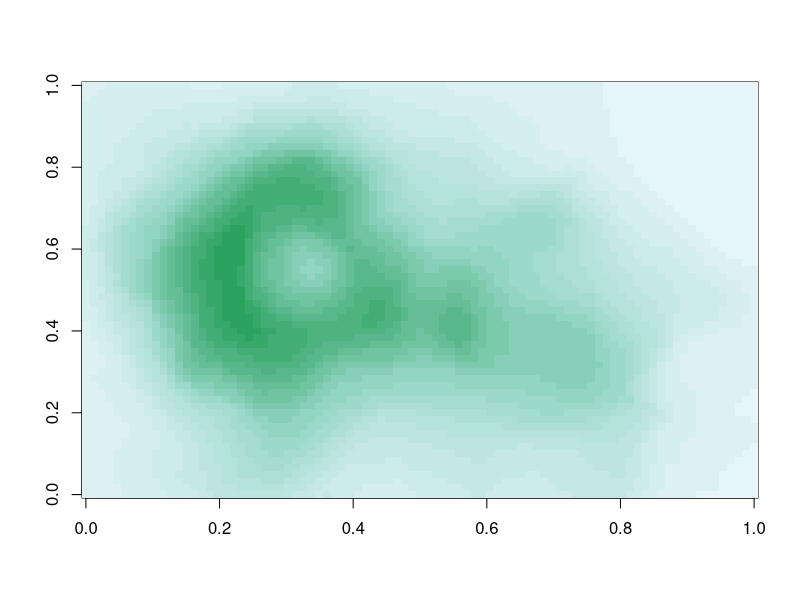
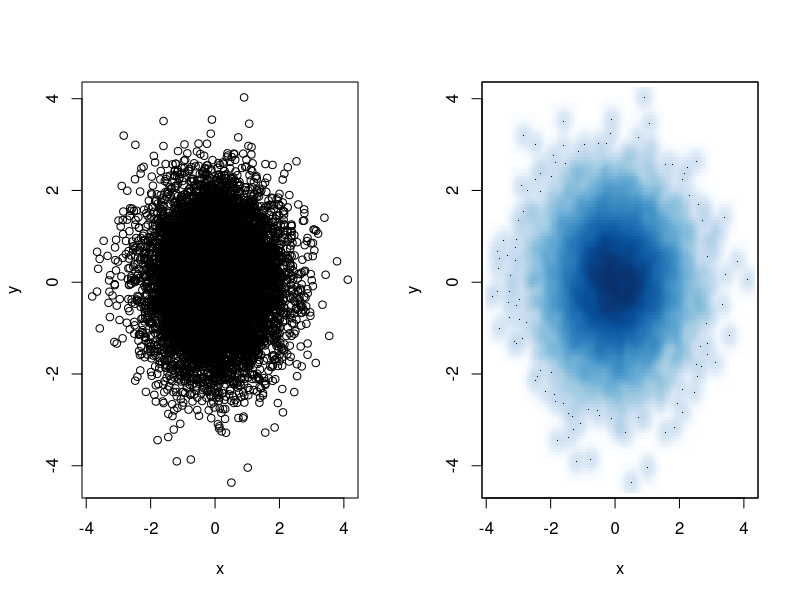
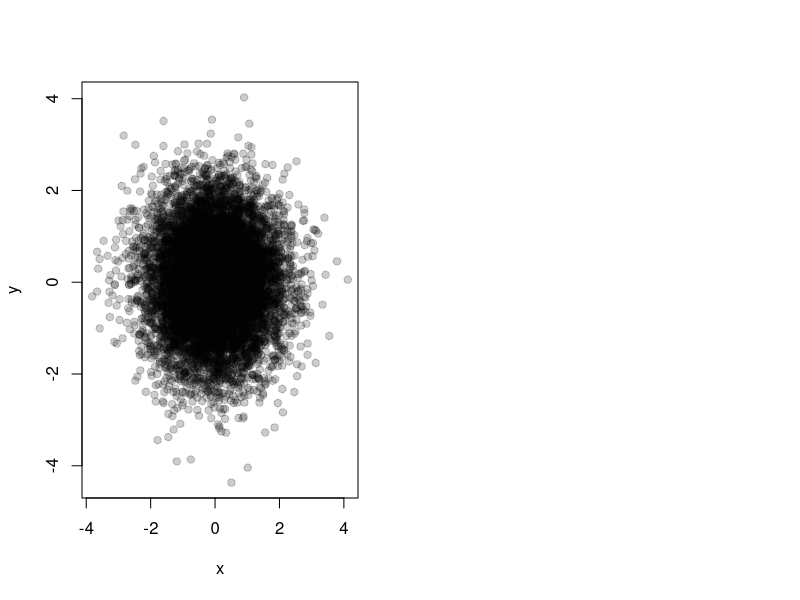

R code for these plots, in order:
## ---- chunk 1
knitr::opts_chunk$set(echo = TRUE)

dir <- "/Users/andrew/Course4Week3"
setwd(dir)
## ---- chunk 2
pal <- colorRamp(c("red", "blue"))
## ---- chunk 3
pal(0)
## ---- chunk 4
pal(1)
## ---- chunk 5
pal(.5)
## ---- chunk 6
pal(seq(0, 1, len = 10))
## ---- chunk 7
pal <- colorRampPalette(c("red", "yellow"))
## ---- chunk 8
pal(2)
## ---- chunk 9
pal(10)
## ---- chunk 10
library(RColorBrewer)
cols <- brewer.pal(3, "BuGn")
cols
## ---- chunk 11
pal <- colorRampPalette(cols)
image(volcano, col = pal(20))
## ---- chunk 12
par(mfrow = c(1,2))
x <- rnorm(10000)
y <- rnorm(10000)
plot(x,y)
smoothScatter(x,y)
par(mfrow = c())
## ---- chunk 13
plot(x,y, col = rgb(0,0,0,0.2), pch = 19) #0.2 is the alpha
